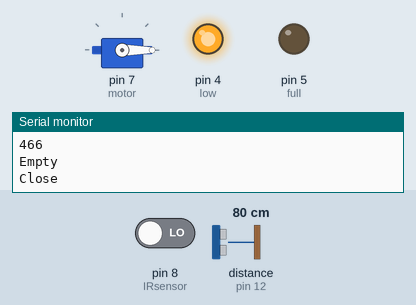
Simulated run of this sketch. Board: Arduino Uno, built with avr-gcc and run on an emulated ATmega328P. On the bench: servo, output pins drawn as LEDs (lit = HIGH), the last lines printed to the serial monitor. Wiring (inferred from the names in the program): ultrasonic range finder: trigger pin 11; echo pin 12. Inputs (shaded band) come from the test bench; at power-on: distance to the obstacle (sensor on pin 12) 80 cm, pin 8 (IRsensor) LOW. The echo pulse lasts 58.3 µs per cm; pins used as bus, display or sensor lines are not drawn.

Above: at 1.8 s.
1.9 s: distance to the obstacle (sensor on pin 12) set to 23 cm
3.4 s: distance to the obstacle (sensor on pin 12) set to 18 cm
At 4.7 s:
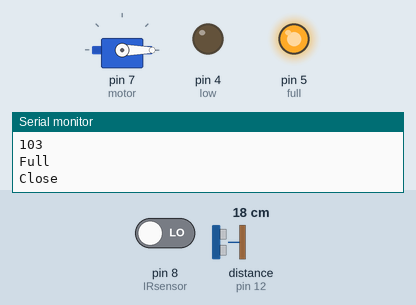
5.0 s: pin 8 (IRsensor) driven HIGH
At 6.2 s:
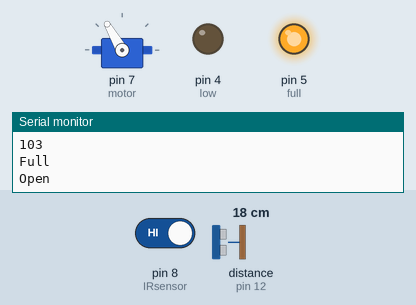
6.5 s: distance to the obstacle (sensor on pin 12) set to 35 cm
At 7.6 s:
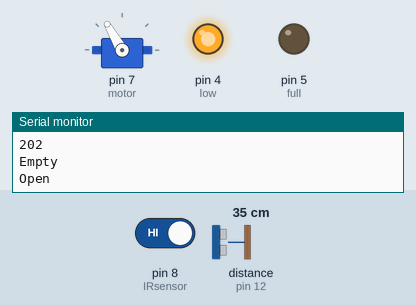
8.0 s: distance to the obstacle (sensor on pin 12) set to 2 cm
At 9.0 s:
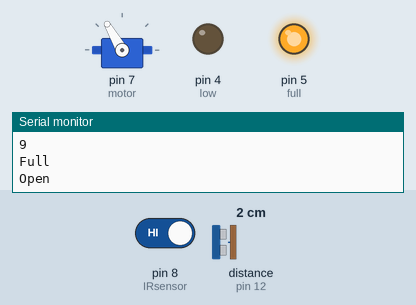
9.5 s: distance to the obstacle (sensor on pin 12) set to 60 cm
At 10.4 s:
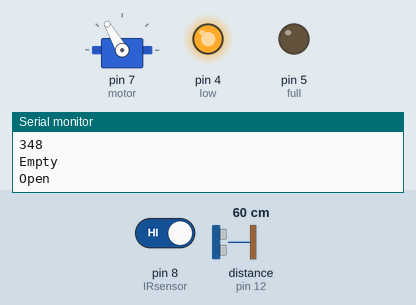
Timing chart, 0 to 12.0 s (numbered marks = the images above; inputs shaded):
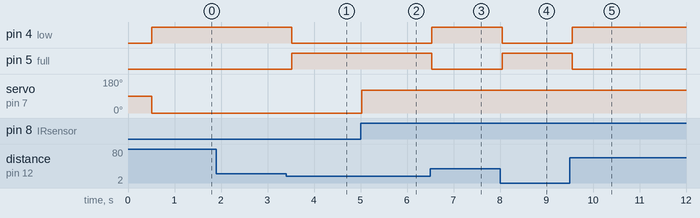

The sketch:

TrashCan.ino
```cpp
#include <Servo.h>
Servo motor;
int servoposition = 0;

// IR Sensor Pins
int IRsensor = 8;
int IRData;

// Ultrasonic sensor Pins
const int trigPin = 11;
const int echoPin = 12;
int low = 4;
int full = 5;

void setup() {
  Serial.begin(9600);
  pinMode(trigPin, OUTPUT);
  pinMode(echoPin, INPUT);
  pinMode(IRsensor, INPUT);
  pinMode(low, OUTPUT);
  pinMode(full, OUTPUT);
  motor.attach(7); // Servo Motor
}

long distance;

void loop() {
  delay(500);

  // Ultrasonic Sensor
  digitalWrite(trigPin, LOW);
  delayMicroseconds(2);
  digitalWrite(trigPin, HIGH);
  delayMicroseconds(10);
  digitalWrite(trigPin, LOW);
  distance = pulseIn(echoPin, HIGH);
  distance = distance/10;
  Serial.println(distance);

  if (distance < 120) {
    digitalWrite(full,HIGH);
    digitalWrite(low,LOW);
    Serial.println("Full");
  } else {
    digitalWrite(full,LOW);
    digitalWrite(low,HIGH);
    Serial.println("Empty");
  }

  // IR Sensor and Servo Motor
  IRData = digitalRead(IRsensor);
  if (IRData == 1) {
    motor.write(120);
    Serial.println("Open");
  } else {
    motor.write(0);
    Serial.println("Close");
  }
}
```

Measured:
- the behaviour switches between 21 and 20 cm on distance to the obstacle (sensor on pin 12) (found by bisection; images 0 and 1)
- after the input at 3.4 s, pin 4 (low): HIGH → LOW after 0.13 s; pin 5 (full): LOW → HIGH after 0.13 s
- after the input at 5.0 s, servo on pin 7 (motor): 0° → 120° at once
- after the input at 6.5 s, pin 4 (low): LOW → HIGH at once; pin 5 (full): HIGH → LOW at once
- after the input at 8.0 s, pin 4 (low): HIGH → LOW at once; pin 5 (full): LOW → HIGH at once
- after the input at 9.5 s, pin 4 (low): LOW → HIGH after 0.05 s; pin 5 (full): HIGH → LOW after 0.05 s
